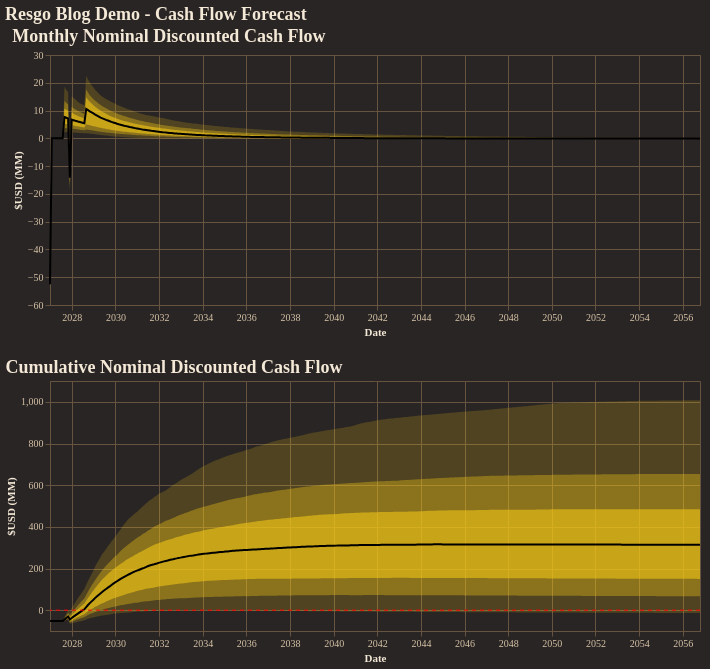

The cell this chart's notebook holds for it:
### Code cell
fig = reporter.plotter.combined_cash_flow_plot(
    figsize=(650, 250),
    backend=PLOTTING_BACKEND
)
fig.show()

### Figure 1 — Vega-Lite specification as saved in the notebook (floating-point values rounded to 4 significant figures; data arrays with more than 128 entries replaced by an {"elided": "..."} marker saying what was removed)
{"config": {"background": "#292524", "view": {"fill": "#292524", "stroke": "#665340"}, "title": {"color": "#f4e9d7", "font": "Merriweather", "fontSize": 18, "fontWeight": 600, "subtitleColor": "#d5c2a6", "anchor": "start"}, "axis": {"domainColor": "#665340", "gridColor": "#665340", "tickColor": "#665340", "labelColor": "#d5c2a6", "titleColor": "#f4e9d7", "labelFont": "Merriweather", "titleFont": "Merriweather"}, "legend": {"titleColor": "#f4e9d7", "labelColor": "#d5c2a6", "labelFont": "Merriweather", "titleFont": "Merriweather", "orient": "top-right", "symbolType": "circle"}, "header": {"labelColor": "#d5c2a6", "titleColor": "#f4e9d7", "labelFont": "Merriweather", "titleFont": "Merriweather"}, "mark": {"color": "#c78d3b"}, "line": {"color": "#c78d3b"}, "bar": {"color": "#c78d3b"}, "point": {"color": "#ddb06d"}, "area": {"color": "#c78d3b", "opacity": 0.35}, "text": {"color": "#f4e9d7", "font": "Merriweather"}, "range": {"category": ["#5DA5DA", "#F28E2B", "#59C36A", "#E15759", "#B07AA1", "#4ECDC4", "#FF9DA7", "#EDC948"]}}, "vconcat": [{"layer": [{"mark": {"type": "area", "color": "rgba(250, 204, 21, 1.0)", "opacity": 0.18}, "encoding": {"tooltip": [{"field": "date", "title": "Date", "type": "temporal"}, {"field": "p01", "format": ",.2f", "title": "P01", "type": "quantitative"}, {"field": "p10", "format": ",.2f", "title": "P10", "type": "quantitative"}, {"field": "p25", "format": ",.2f", "title": "P25", "type": "quantitative"}, {"field": "p50", "format": ",.2f", "title": "P50", "type": "quantitative"}, {"field": "p75", "format": ",.2f", "title": "P75", "type": "quantitative"}, {"field": "p90", "format": ",.2f", "title": "P90", "type": "quantitative"}, {"field": "p99", "format": ",.2f", "title": "P99", "type": "quantitative"}], "x": {"field": "date", "title": "Date", "type": "temporal"}, "y": {"field": "p01", "title": "$USD (MM)", "type": "quantitative"}, "y2": {"field": "p99"}}}, {"mark": {"type": "area", "color": "rgba(250, 204, 21, 1.0)", "opacity": 0.35}, "encoding": {"tooltip": [{"field": "date", "title": "Date", "type": "temporal"}, {"field": "p01", "format": ",.2f", "title": "P01", "type": "quantitative"}, {"field": "p10", "format": ",.2f", "title": "P10", "type": "quantitative"}, {"field": "p25", "format": ",.2f", "title": "P25", "type": "quantitative"}, {"field": "p50", "format": ",.2f", "title": "P50", "type": "quantitative"}, {"field": "p75", "format": ",.2f", "title": "P75", "type": "quantitative"}, {"field": "p90", "format": ",.2f", "title": "P90", "type": "quantitative"}, {"field": "p99", "format": ",.2f", "title": "P99", "type": "quantitative"}], "x": {"field": "date", "title": "Date", "type": "temporal"}, "y": {"field": "p10", "title": "$USD (MM)", "type": "quantitative"}, "y2": {"field": "p90"}}}, {"mark": {"type": "area", "color": "rgba(250, 204, 21, 1.0)", "opacity": 0.55}, "encoding": {"tooltip": [{"field": "date", "title": "Date", "type": "temporal"}, {"field": "p01", "format": ",.2f", "title": "P01", "type": "quantitative"}, {"field": "p10", "format": ",.2f", "title": "P10", "type": "quantitative"}, {"field": "p25", "format": ",.2f", "title": "P25", "type": "quantitative"}, {"field": "p50", "format": ",.2f", "title": "P50", "type": "quantitative"}, {"field": "p75", "format": ",.2f", "title": "P75", "type": "quantitative"}, {"field": "p90", "format": ",.2f", "title": "P90", "type": "quantitative"}, {"field": "p99", "format": ",.2f", "title": "P99", "type": "quantitative"}], "x": {"field": "date", "title": "Date", "type": "temporal"}, "y": {"field": "p25", "title": "$USD (MM)", "type": "quantitative"}, "y2": {"field": "p75"}}}, {"mark": {"type": "line", "color": "black", "strokeWidth": 2}, "encoding": {"tooltip": [{"field": "date", "title": "Date", "type": "temporal"}, {"field": "p01", "format": ",.2f", "title": "P01", "type": "quantitative"}, {"field": "p10", "format": ",.2f", "title": "P10", "type": "quantitative"}, {"field": "p25", "format": ",.2f", "title": "P25", "type": "quantitative"}, {"field": "p50", "format": ",.2f", "title": "P50", "type": "quantitative"}, {"field": "p75", "format": ",.2f", "title": "P75", "type": "quantitative"}, {"field": "p90", "format": ",.2f", "title": "P90", "type": "quantitative"}, {"field": "p99", "format": ",.2f", "title": "P99", "type": "quantitative"}], "x": {"field": "date", "title": "Date", "type": "temporal"}, "y": {"field": "p50", "title": "$USD (MM)", "type": "quantitative"}}}], "data": {"name": "data-09336eb72d3009167f77d7905e66b239"}, "height": 250, "title": "Monthly Nominal Discounted Cash Flow", "width": 650}, {"layer": [{"layer": [{"mark": {"type": "area", "color": "rgba(250, 204, 21, 1.0)", "opacity": 0.18}, "encoding": {"tooltip": [{"field": "date", "title": "Date", "type": "temporal"}, {"field": "p01", "format": ",.2f", "title": "P01", "type": "quantitative"}, {"field": "p10", "format": ",.2f", "title": "P10", "type": "quantitative"}, {"field": "p25", "format": ",.2f", "title": "P25", "type": "quantitative"}, {"field": "p50", "format": ",.2f", "title": "P50", "type": "quantitative"}, {"field": "p75", "format": ",.2f", "title": "P75", "type": "quantitative"}, {"field": "p90", "format": ",.2f", "title": "P90", "type": "quantitative"}, {"field": "p99", "format": ",.2f", "title": "P99", "type": "quantitative"}], "x": {"field": "date", "title": "Date", "type": "temporal"}, "y": {"field": "p01", "title": "$USD (MM)", "type": "quantitative"}, "y2": {"field": "p99"}}}, {"mark": {"type": "area", "color": "rgba(250, 204, 21, 1.0)", "opacity": 0.35}, "encoding": {"tooltip": [{"field": "date", "title": "Date", "type": "temporal"}, {"field": "p01", "format": ",.2f", "title": "P01", "type": "quantitative"}, {"field": "p10", "format": ",.2f", "title": "P10", "type": "quantitative"}, {"field": "p25", "format": ",.2f", "title": "P25", "type": "quantitative"}, {"field": "p50", "format": ",.2f", "title": "P50", "type": "quantitative"}, {"field": "p75", "format": ",.2f", "title": "P75", "type": "quantitative"}, {"field": "p90", "format": ",.2f", "title": "P90", "type": "quantitative"}, {"field": "p99", "format": ",.2f", "title": "P99", "type": "quantitative"}], "x": {"field": "date", "title": "Date", "type": "temporal"}, "y": {"field": "p10", "title": "$USD (MM)", "type": "quantitative"}, "y2": {"field": "p90"}}}, {"mark": {"type": "area", "color": "rgba(250, 204, 21, 1.0)", "opacity": 0.55}, "encoding": {"tooltip": [{"field": "date", "title": "Date", "type": "temporal"}, {"field": "p01", "format": ",.2f", "title": "P01", "type": "quantitative"}, {"field": "p10", "format": ",.2f", "title": "P10", "type": "quantitative"}, {"field": "p25", "format": ",.2f", "title": "P25", "type": "quantitative"}, {"field": "p50", "format": ",.2f", "title": "P50", "type": "quantitative"}, {"field": "p75", "format": ",.2f", "title": "P75", "type": "quantitative"}, {"field": "p90", "format": ",.2f", "title": "P90", "type": "quantitative"}, {"field": "p99", "format": ",.2f", "title": "P99", "type": "quantitative"}], "x": {"field": "date", "title": "Date", "type": "temporal"}, "y": {"field": "p25", "title": "$USD (MM)", "type": "quantitative"}, "y2": {"field": "p75"}}}, {"mark": {"type": "line", "color": "black", "strokeWidth": 2}, "encoding": {"tooltip": [{"field": "date", "title": "Date", "type": "temporal"}, {"field": "p01", "format": ",.2f", "title": "P01", "type": "quantitative"}, {"field": "p10", "format": ",.2f", "title": "P10", "type": "quantitative"}, {"field": "p25", "format": ",.2f", "title": "P25", "type": "quantitative"}, {"field": "p50", "format": ",.2f", "title": "P50", "type": "quantitative"}, {"field": "p75", "format": ",.2f", "title": "P75", "type": "quantitative"}, {"field": "p90", "format": ",.2f", "title": "P90", "type": "quantitative"}, {"field": "p99", "format": ",.2f", "title": "P99", "type": "quantitative"}], "x": {"field": "date", "title": "Date", "type": "temporal"}, "y": {"field": "p50", "title": "$USD (MM)", "type": "quantitative"}}}], "data": {"name": "data-214951bbaf62a243c0571e9de821e546"}, "title": "Cumulative Nominal Discounted Cash Flow"}, {"data": {"name": "data-42990c68f268a11fa16682fcd3437a6f"}, "mark": {"type": "rule", "color": "red", "strokeDash": [4, 4]}, "encoding": {"y": {"field": "zero", "type": "quantitative"}}}], "height": 250, "width": 650}], "title": "Resgo Blog Demo - Cash Flow Forecast", "$schema": "https://vega.github.io/schema/vega-lite/v5.20.1.json", "datasets": {"data-09336eb72d3009167f77d7905e66b239": {"elided": "360 records"}, "data-214951bbaf62a243c0571e9de821e546": {"elided": "360 records"}, "data-42990c68f268a11fa16682fcd3437a6f": [{"zero": 0}]}}
